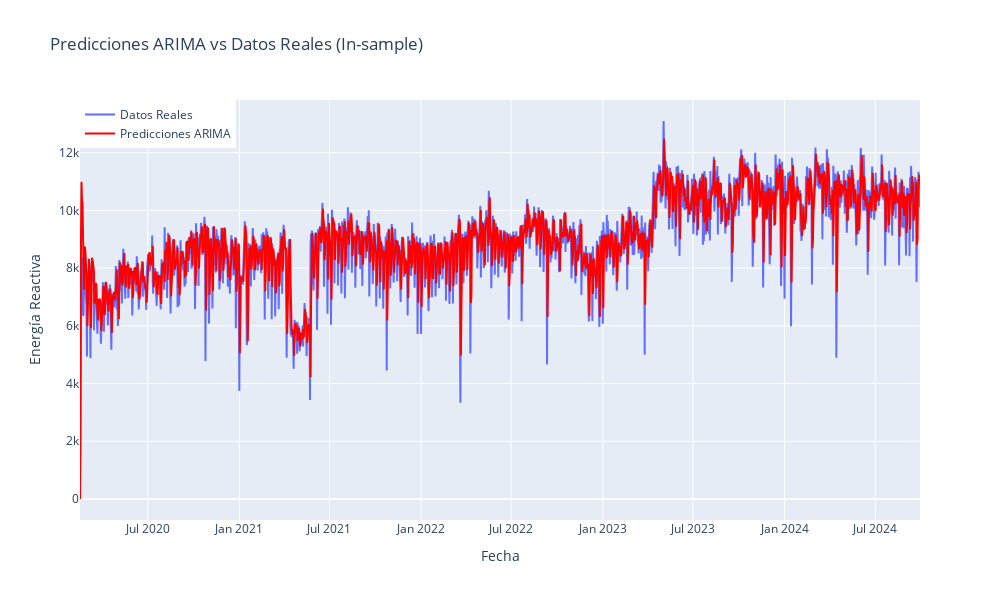

Here is the notebook cell this chart was saved with:
### Code cell
import plotly.graph_objects as go

# Crear la figura
fig = go.Figure()

# Añadir la serie original de datos reales (reactiva_inductiva)
fig.add_trace(go.Scatter(x=df_energia_epm.index, y=df_energia_epm['reactiva_inductiva'],
                         mode='lines', name='Datos Reales'))

# Añadir las predicciones in-sample (predicciones hechas por el modelo ARIMA)
fig.add_trace(go.Scatter(x=df_energia_epm.index, y=predicciones_in_sample,
                         mode='lines', name='Predicciones ARIMA', line=dict(color='red')))

# Personalización del gráfico
fig.update_layout(
    title='Predicciones ARIMA vs Datos Reales (In-sample)',
    xaxis_title='Fecha',
    yaxis_title='Energía Reactiva',
    legend=dict(x=0, y=1),  # Posición de la leyenda
    width=1000,
    height=600
)

# Mostrar el gráfico interactivo
fig.show()

### Figure 1 — Plotly figure (JSON) as saved in the notebook; plotly's stock layout.template omitted (floating-point values rounded to 4 significant figures; data arrays with more than 128 entries replaced by an {"elided": "..."} marker saying what was removed)
{"data": [{"mode": "lines", "name": "Datos Reales", "type": "scatter", "x": {"elided": "1668 str values"}, "y": {"elided": "1668 int values"}}, {"line": {"color": "red"}, "mode": "lines", "name": "Predicciones ARIMA", "type": "scatter", "x": {"elided": "1668 str values"}, "y": {"elided": "1668 float values"}}], "layout": {"height": 600, "legend": {"x": 0, "y": 1}, "title": {"text": "Predicciones ARIMA vs Datos Reales (In-sample)"}, "width": 1000, "xaxis": {"title": {"text": "Fecha"}}, "yaxis": {"title": {"text": "Energía Reactiva"}}}}
